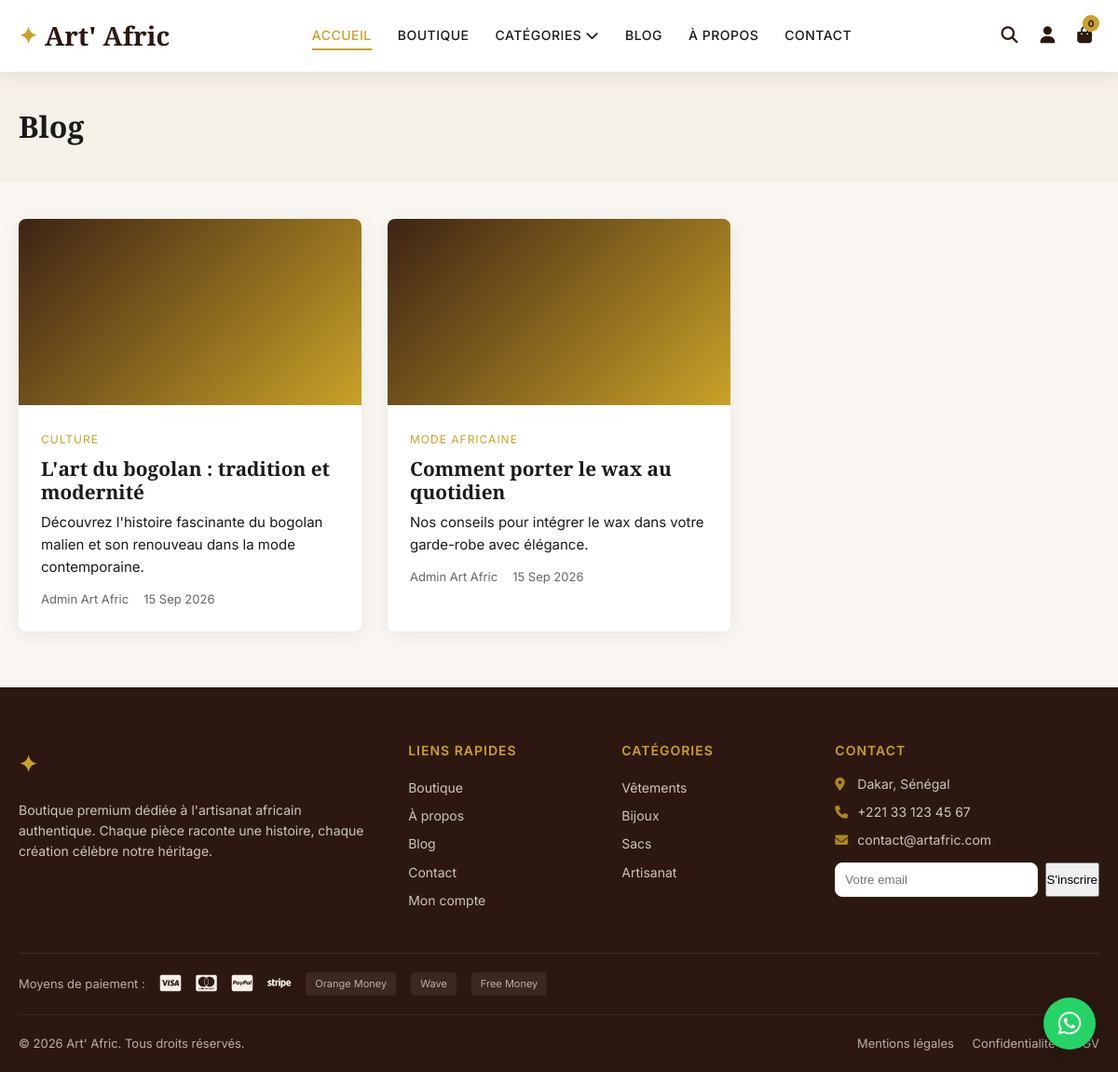
The app's page /public/blog with its own data.
### tables this page shows
CREATE TABLE blog_posts (
    id INT AUTO_INCREMENT PRIMARY KEY,
    author_id INT NOT NULL,
    title VARCHAR(255) NOT NULL,
    slug VARCHAR(280) NOT NULL UNIQUE,
    excerpt TEXT,
    content LONGTEXT NOT NULL,
    image VARCHAR(255) DEFAULT NULL,
    category VARCHAR(100) DEFAULT 'Culture',
    is_published TINYINT(1) DEFAULT 0,
    views INT DEFAULT 0,
    published_at DATETIME DEFAULT NULL,
    created_at DATETIME DEFAULT CURRENT_TIMESTAMP,
    FOREIGN KEY (author_id) REFERENCES users(id)
);

CREATE TABLE users (
    id INT AUTO_INCREMENT PRIMARY KEY,
    first_name VARCHAR(100) NOT NULL,
    last_name VARCHAR(100) NOT NULL,
    email VARCHAR(255) NOT NULL UNIQUE,
    password VARCHAR(255) NOT NULL,
    phone VARCHAR(20) DEFAULT NULL,
    role ENUM('admin', 'employee', 'client') DEFAULT 'client',
    avatar VARCHAR(255) DEFAULT NULL,
    is_active TINYINT(1) DEFAULT 1,
    email_verified_at DATETIME DEFAULT NULL,
    reset_token VARCHAR(100) DEFAULT NULL,
    reset_expires DATETIME DEFAULT NULL,
    created_at DATETIME DEFAULT CURRENT_TIMESTAMP,
    updated_at DATETIME DEFAULT CURRENT_TIMESTAMP ON UPDATE CURRENT_TIMESTAMP
);

### app/core/Controller.php (called while the page is built, shortened)
<?php
abstract class Controller
{
    protected function view(string $view, array $data = [], string $layout = 'main'): void
    {
        extract($data);
        $content = APP_PATH . '/views/' . $view . '.php';
        require $content;
    }
}

### app/controllers/BlogController.php (called while the page is built, shortened)
<?php
class BlogController extends Controller
{
    public function index(): void
    {
        $blogModel = new Blog();
        $page = max(1, (int) $this->input('page', 1));
        $perPage = 6;
        $offset = ($page - 1) * $perPage;
        $this->view('blog/index', [
            'title' => 'Blog - Art\' Afric',
            'posts' => $blogModel->getPublished($perPage, $offset),
            'page'  => $page,
        ]);
    }
}

### app/core/App.php (called while the page is built, shortened)
<?php
class App
{
    private Router $router;
    public function __construct()
    {
        $this->router = new Router();
    }
    private function loadCore(): void
    {
        require_once APP_PATH . '/helpers/functions.php';
    }
    private function registerRoutes(): void
    {
        $this->router->get('', 'Home');
        $this->router->get('accueil', 'Home');
        $this->router->get('boutique', 'Shop', 'index');
        $this->router->get('boutique/categorie/{slug}', 'Shop', 'category');
        $this->router->get('produit/{slug}', 'Product', 'show');
        $this->router->get('panier', 'Cart', 'index');
        $this->router->post('panier/ajouter', 'Cart', 'add');
        $this->router->post('panier/modifier', 'Cart', 'update');
        $this->router->post('panier/supprimer', 'Cart', 'remove');
        $this->router->post('panier/coupon', 'Cart', 'applyCoupon');
        $this->router->get('commande', 'Checkout', 'index');
        $this->router->post('commande', 'Checkout', 'process');
        $this->router->get('commande/confirmation/{id}', 'Checkout', 'confirmation');
        $this->router->get('connexion', 'Auth', 'loginForm');
        $this->router->post('connexion', 'Auth', 'login');
        $this->router->get('inscription', 'Auth', 'registerForm');
        $this->router->post('inscription', 'Auth', 'register');
        $this->router->get('deconnexion', 'Auth', 'logout');
        $this->router->get('mot-de-passe-oublie', 'Auth', 'forgotForm');
        $this->router->post('mot-de-passe-oublie', 'Auth', 'forgot');
        $this->router->get('mon-compte', 'Account', 'index');
        $this->router->get('mon-compte/commandes', 'Account', 'orders');
        $this->router->get('mon-compte/favoris', 'Account', 'favorites');
        $this->router->get('mon-compte/adresses', 'Account', 'addresses');
        $this->router->post('mon-compte/profil', 'Account', 'updateProfile');
        $this->router->get('contact', 'Contact', 'index');
        $this->router->post('contact', 'Contact', 'send');
        $this->router->get('a-propos', 'About', 'index');
        $this->router->get('blog', 'Blog', 'index');
        $this->router->get('blog/{slug}', 'Blog', 'show');
        $this->router->post('newsletter', 'Newsletter', 'subscribe');
        $this->router->get('api/recherche', 'Api', 'search');
        $this->router->post('api/favoris', 'Api', 'toggleFavorite');
        $this->router->get('api/produits', 'Api', 'products');
        $this->router->post('api/avis', 'Api', 'addReview');
        $this->router->get('api/comparer', 'Api', 'compare');
        $this->router->get('admin', 'Admin\\Dashboard', 'index');
        $this->router->get('admin/connexion', 'Admin\\Auth', 'loginForm');
        $this->router->post('admin/connexion', 'Admin\\Auth', 'login');
        $this->router->get('admin/produits', 'Admin\\Product', 'index');
        $this->router->get('admin/produits/ajouter', 'Admin\\Product', 'create');
        $this->router->post('admin/produits/ajouter', 'Admin\\Product', 'store');
        $this->router->get('admin/produits/modifier/{id}', 'Admin\\Product', 'edit');
        $this->router->post('admin/produits/modifier/{id}', 'Admin\\Product', 'update');
        $this->router->post('admin/produits/supprimer/{id}', 'Admin\\Product', 'delete');
        $this->router->get('admin/commandes', 'Admin\\Order', 'index');
        $this->router->get('admin/commandes/{id}', 'Admin\\Order', 'show');
        $this->router->post('admin/commandes/{id}/statut', 'Admin\\Order', 'updateStatus');
        $this->router->get('admin/clients', 'Admin\\Customer', 'index');
        $this->router->get('admin/categories', 'Admin\\Category', 'index');
        $this->router->post('admin/categories', 'Admin\\Category', 'store');
        $this->router->get('admin/coupons', 'Admin\\Coupon', 'index');
        $this->router->post('admin/coupons', 'Admin\\Coupon', 'store');
        $this->router->get('admin/parametres', 'Admin\\Settings', 'index');
        $this->router->post('admin/parametres', 'Admin\\Settings', 'update');
        $this->router->get('admin/profil', 'Admin\\Profile', 'index');
        $this->router->post('admin/profil', 'Admin\\Profile', 'update');
        $this->router->get('admin/partenaires', 'Admin\\Partner', 'index');
        $this->router->post('admin/partenaires', 'Admin\\Partner', 'store');
        $this->router->post('admin/partenaires/{id}/toggle', 'Admin\\Partner', 'toggle');
        $this->router->post('admin/partenaires/{id}/supprimer', 'Admin\\Partner', 'delete');
        $this->router->get('admin/blog', 'Admin\\Blog', 'index');
        $this->router->get('admin/blog/nouveau', 'Admin\\Blog', 'createForm');
        $this->router->post('admin/blog', 'Admin\\Blog', 'store');
        $this->router->get('admin/blog/{id}/modifier', 'Admin\\Blog', 'editForm');
        $this->router->post('admin/blog/{id}/modifier', 'Admin\\Blog', 'update');
        $this->router->post('admin/blog/{id}/supprimer', 'Admin\\Blog', 'delete');
        $this->router->get('admin/messages', 'Admin\\Message', 'index');
        $this->router->get('admin/statistiques', 'Admin\\Dashboard', 'stats');
    }
    public function run(): void
    {
        $url = $_GET['url'] ?? '';
        $this->router->dispatch($url);
    }
}

### public/index.php (called while the page is built, shortened)
<?php
require_once APP_PATH . '/core/App.php';
$app = new App();
$app->run();

### app/core/Model.php (called while the page is built, shortened)
<?php
abstract class Model
{
    public function __construct()
    {
        $this->db = Database::getInstance();
    }
}

### app/core/Database.php (called while the page is built, shortened)
<?php
class Database
{
    private static ?PDO $instance = null;
    public static function getInstance(): PDO
    {
        if (self::$instance === null) {
            $dsn = sprintf(
                'mysql:host=%s;dbname=%s;charset=%s',
                DB_HOST,
                DB_NAME,
                DB_CHARSET
            );
            self::$instance = new PDO($dsn, DB_USER, DB_PASS, [
                PDO::ATTR_ERRMODE            => PDO::ERRMODE_EXCEPTION,
                PDO::ATTR_DEFAULT_FETCH_MODE => PDO::FETCH_ASSOC,
                PDO::ATTR_EMULATE_PREPARES   => false,
            ]);
        }
        return self::$instance;
    }
}

### app/models/Blog.php (called while the page is built, shortened)
<?php
class Blog extends Model
{
    public function getPublished(int $limit = 10, int $offset = 0): array
    {
        $stmt = $this->db->prepare(
            "SELECT b.*, u.first_name, u.last_name FROM blog_posts b
             JOIN users u ON b.author_id = u.id
             WHERE b.is_published = 1 ORDER BY b.published_at DESC LIMIT :limit OFFSET :offset"
        );
        $stmt->bindValue(':limit', $limit, PDO::PARAM_INT);
        $stmt->bindValue(':offset', $offset, PDO::PARAM_INT);
        $stmt->execute();
        return $stmt->fetchAll();
    }
}

### app/helpers/functions.php (called while the page is built, shortened)
<?php
function e(?string $str): string
{
    return htmlspecialchars($str ?? '', ENT_QUOTES, 'UTF-8');
}

### app/views/blog/index.php (the view)
<div class="page-header"><div class="container"><h1>Blog</h1></div></div>
<div class="container blog-page">
    <div class="blog-grid">
        <?php foreach ($posts as $post): ?>
        <article class="blog-card">
            <div class="blog-card-image"><div class="blog-placeholder"></div></div>
            <div class="blog-card-body">
                <span class="blog-category"><?= e($post['category']) ?></span>
                <h2><a href="<?= APP_URL ?>/blog/<?= e($post['slug']) ?>"><?= e($post['title']) ?></a></h2>
                <p><?= e($post['excerpt']) ?></p>
                <div class="blog-meta">
                    <span><?= e($post['first_name']) ?> <?= e($post['last_name']) ?></span>
                    <span><?= date('d M Y', strtotime($post['published_at'])) ?></span>
                </div>
            </div>
        </article>
        <?php endforeach; ?>
    </div>
</div>

### app/core/Router.php (shortened to what this page needs)
<?php
class Router
{
    private array $routes = [];
    private function addRoute(string $httpMethod, string $path, string $controller, string $method): void
    {
        $pattern = preg_replace('/\{([a-zA-Z_]+)\}/', '(?P<$1>[^/]+)', $path);
        $pattern = '#^' . $pattern . '$#';
        $this->routes[] = [
            'method'     => $httpMethod,
            'pattern'    => $pattern,
            'controller' => $controller,
            'action'     => $method,
        ];
    }
    public function dispatch(string $url): void
    {
        $url = trim($url, '/');
        $method = $_SERVER['REQUEST_METHOD'];
        foreach ($this->routes as $route) {
            if ($route['method'] !== $method) {
                continue;
            }
            if (preg_match($route['pattern'], $url, $matches)) {
                $params = array_filter($matches, 'is_string', ARRAY_FILTER_USE_KEY);
                $this->callController($route['controller'], $route['action'], $params);
                return;
            }
        }
    }
    private function callController(string $controller, string $action, array $params): void
    {
        $instance = new $class();
        call_user_func_array([$instance, $action], $params);
    }
}

### records on screen
blog_posts: category "CULTURE", title "L'art du bogolan : tradition et modernité", excerpt "Découvrez l'histoire fascinante du bogolan malien et son renouveau dans la mode contemporaine.", author.first_name "Admin", author.last_name "Art Afric", published_at "15 Sep 2026"
blog_posts: category "MODE AFRICAINE", title "Comment porter le wax au quotidien", excerpt "Nos conseils pour intégrer le wax dans votre garde-robe avec élégance.", author.first_name "Admin", author.last_name "Art Afric", published_at "15 Sep 2026"
